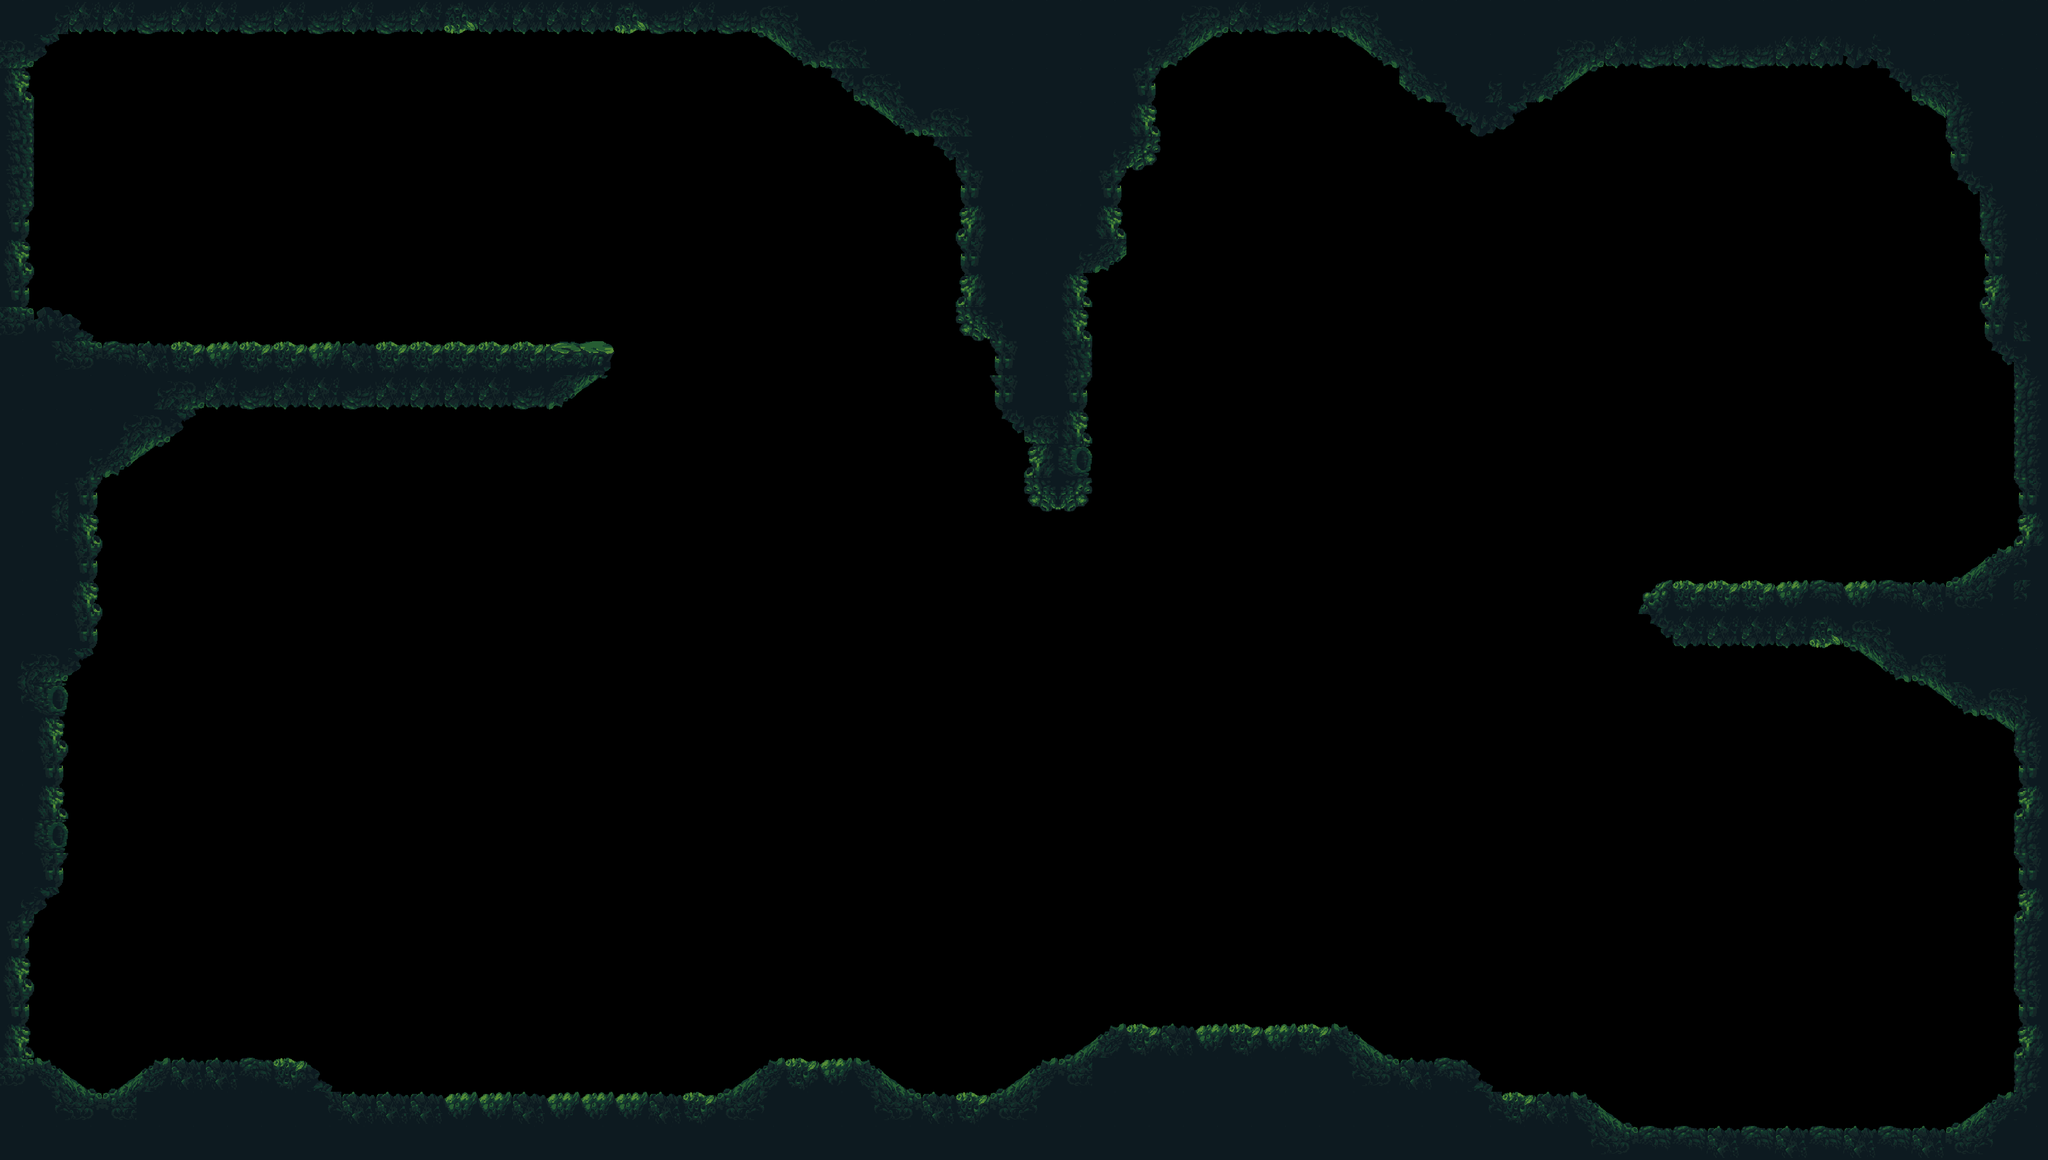

This is a level from a 2D game, rendered from its Tiled map with the project's own tilesets. A one-line summary and the complete map file follow:
An orthogonal 60x34 tile map with 64x64 px tiles, 1 tile layer (Tile Layer 1).

<map version="1.10" tiledversion="1.11.2" orientation="orthogonal" renderorder="right-down" width="60" height="34" tilewidth="64" tileheight="64" infinite="0" nextlayerid="3" nextobjectid="1">
 <editorsettings>
  <export target="map.csv" format="csv" />
 </editorsettings>
 <tileset firstgid="1" source="tiles/tileset.tsx" />
 <layer id="1" name="Tile Layer 1" width="60" height="34">
  <data encoding="csv">
6,51,18,18,17,18,18,17,18,17,18,17,18,26,18,18,18,18,26,17,18,17,49,50,6,6,6,6,6,6,6,6,6,6,51,52,18,17,18,49,50,6,6,6,6,6,6,6,6,6,6,6,6,6,6,6,6,6,6,6,
52,39,0,0,0,0,0,0,0,0,0,0,0,0,0,0,0,0,0,0,0,0,53,54,49,50,6,6,6,6,6,6,6,51,55,56,0,0,0,53,54,50,6,6,6,51,52,18,17,18,17,17,18,18,38,50,6,6,6,6,
36,0,0,0,0,0,0,0,0,0,0,0,0,0,0,0,0,0,0,0,0,0,0,0,37,49,50,6,6,6,6,6,6,40,0,0,0,0,0,0,0,54,50,51,51,55,56,0,0,0,0,0,0,0,0,37,49,50,6,6,
7,0,0,0,0,0,0,0,0,0,0,0,0,0,0,0,0,0,0,0,0,0,0,0,0,53,54,49,50,6,6,6,6,36,0,0,0,0,0,0,0,0,37,38,39,0,0,0,0,0,0,0,0,0,0,0,53,5,6,6,
7,0,0,0,0,0,0,0,0,0,0,0,0,0,0,0,0,0,0,0,0,0,0,0,0,0,0,37,50,6,6,6,51,64,0,0,0,0,0,0,0,0,0,0,0,0,0,0,0,0,0,0,0,0,0,0,0,32,6,6,
7,0,0,0,0,0,0,0,0,0,0,0,0,0,0,0,0,0,0,0,0,0,0,0,0,0,0,0,32,6,6,6,40,0,0,0,0,0,0,0,0,0,0,0,0,0,0,0,0,0,0,0,0,0,0,0,0,37,50,6,
40,0,0,0,0,0,0,0,0,0,0,0,0,0,0,0,0,0,0,0,0,0,0,0,0,0,0,0,28,6,6,6,36,0,0,0,0,0,0,0,0,0,0,0,0,0,0,0,0,0,0,0,0,0,0,0,0,0,5,6,
36,0,0,0,0,0,0,0,0,0,0,0,0,0,0,0,0,0,0,0,0,0,0,0,0,0,0,0,32,6,6,51,55,0,0,0,0,0,0,0,0,0,0,0,0,0,0,0,0,0,0,0,0,0,0,0,0,0,32,6,
40,0,0,0,0,0,0,0,0,0,0,0,0,0,0,0,0,0,0,0,0,0,0,0,0,0,0,0,28,6,6,36,0,0,0,0,0,0,0,0,0,0,0,0,0,0,0,0,0,0,0,0,0,0,0,0,0,0,28,6,
48,58,59,0,0,0,0,0,0,0,0,0,0,0,0,0,0,0,0,0,0,0,0,0,0,0,0,0,60,50,6,36,0,0,0,0,0,0,0,0,0,0,0,0,0,0,0,0,0,0,0,0,0,0,0,0,0,0,32,50,
6,47,48,29,30,22,21,22,22,21,30,22,22,22,22,22,34,35,0,0,0,0,0,0,0,0,0,0,0,32,6,7,0,0,0,0,0,0,0,0,0,0,0,0,0,0,0,0,0,0,0,0,0,0,0,0,0,0,37,50,
6,6,6,6,51,52,18,17,18,18,17,18,18,18,18,17,55,56,0,0,0,0,0,0,0,0,0,0,0,32,6,40,0,0,0,0,0,0,0,0,0,0,0,0,0,0,0,0,0,0,0,0,0,0,0,0,0,0,0,5,
6,6,6,51,52,39,0,0,0,0,0,0,0,0,0,0,0,0,0,0,0,0,0,0,0,0,0,0,0,37,49,36,0,0,0,0,0,0,0,0,0,0,0,0,0,0,0,0,0,0,0,0,0,0,0,0,0,0,0,5,
6,6,51,55,56,0,0,0,0,0,0,0,0,0,0,0,0,0,0,0,0,0,0,0,0,0,0,0,0,0,28,20,0,0,0,0,0,0,0,0,0,0,0,0,0,0,0,0,0,0,0,0,0,0,0,0,0,0,0,5,
6,51,40,0,0,0,0,0,0,0,0,0,0,0,0,0,0,0,0,0,0,0,0,0,0,0,0,0,0,0,60,64,0,0,0,0,0,0,0,0,0,0,0,0,0,0,0,0,0,0,0,0,0,0,0,0,0,0,0,32,
6,47,36,0,0,0,0,0,0,0,0,0,0,0,0,0,0,0,0,0,0,0,0,0,0,0,0,0,0,0,0,0,0,0,0,0,0,0,0,0,0,0,0,0,0,0,0,0,0,0,0,0,0,0,0,0,0,0,0,28,
6,6,40,0,0,0,0,0,0,0,0,0,0,0,0,0,0,0,0,0,0,0,0,0,0,0,0,0,0,0,0,0,0,0,0,0,0,0,0,0,0,0,0,0,0,0,0,0,0,0,0,0,0,0,0,0,0,41,42,46,
6,6,36,0,0,0,0,0,0,0,0,0,0,0,0,0,0,0,0,0,0,0,0,0,0,0,0,0,0,0,0,0,0,0,0,0,0,0,0,0,0,0,0,0,0,0,0,0,24,22,22,22,21,29,21,29,30,45,46,46,
6,6,40,0,0,0,0,0,0,0,0,0,0,0,0,0,0,0,0,0,0,0,0,0,0,0,0,0,0,0,0,0,0,0,0,0,0,0,0,0,0,0,0,0,0,0,0,0,37,18,18,18,18,26,49,50,6,6,6,6,
51,52,39,0,0,0,0,0,0,0,0,0,0,0,0,0,0,0,0,0,0,0,0,0,0,0,0,0,0,0,0,0,0,0,0,0,0,0,0,0,0,0,0,0,0,0,0,0,0,0,0,0,0,0,53,54,49,6,6,6,
47,20,0,0,0,0,0,0,0,0,0,0,0,0,0,0,0,0,0,0,0,0,0,0,0,0,0,0,0,0,0,0,0,0,0,0,0,0,0,0,0,0,0,0,0,0,0,0,0,0,0,0,0,0,0,0,53,54,49,50,
6,36,0,0,0,0,0,0,0,0,0,0,0,0,0,0,0,0,0,0,0,0,0,0,0,0,0,0,0,0,0,0,0,0,0,0,0,0,0,0,0,0,0,0,0,0,0,0,0,0,0,0,0,0,0,0,0,0,53,5,
6,40,0,0,0,0,0,0,0,0,0,0,0,0,0,0,0,0,0,0,0,0,0,0,0,0,0,0,0,0,0,0,0,0,0,0,0,0,0,0,0,0,0,0,0,0,0,0,0,0,0,0,0,0,0,0,0,0,0,32,
6,36,0,0,0,0,0,0,0,0,0,0,0,0,0,0,0,0,0,0,0,0,0,0,0,0,0,0,0,0,0,0,0,0,0,0,0,0,0,0,0,0,0,0,0,0,0,0,0,0,0,0,0,0,0,0,0,0,0,28,
6,20,0,0,0,0,0,0,0,0,0,0,0,0,0,0,0,0,0,0,0,0,0,0,0,0,0,0,0,0,0,0,0,0,0,0,0,0,0,0,0,0,0,0,0,0,0,0,0,0,0,0,0,0,0,0,0,0,0,5,
6,40,0,0,0,0,0,0,0,0,0,0,0,0,0,0,0,0,0,0,0,0,0,0,0,0,0,0,0,0,0,0,0,0,0,0,0,0,0,0,0,0,0,0,0,0,0,0,0,0,0,0,0,0,0,0,0,0,0,32,
51,39,0,0,0,0,0,0,0,0,0,0,0,0,0,0,0,0,0,0,0,0,0,0,0,0,0,0,0,0,0,0,0,0,0,0,0,0,0,0,0,0,0,0,0,0,0,0,0,0,0,0,0,0,0,0,0,0,0,28,
40,0,0,0,0,0,0,0,0,0,0,0,0,0,0,0,0,0,0,0,0,0,0,0,0,0,0,0,0,0,0,0,0,0,0,0,0,0,0,0,0,0,0,0,0,0,0,0,0,0,0,0,0,0,0,0,0,0,0,5,
36,0,0,0,0,0,0,0,0,0,0,0,0,0,0,0,0,0,0,0,0,0,0,0,0,0,0,0,0,0,0,0,0,0,0,0,0,0,0,0,0,0,0,0,0,0,0,0,0,0,0,0,0,0,0,0,0,0,0,5,
40,0,0,0,0,0,0,0,0,0,0,0,0,0,0,0,0,0,0,0,0,0,0,0,0,0,0,0,0,0,0,0,0,0,0,0,0,0,0,0,0,0,0,0,0,0,0,0,0,0,0,0,0,0,0,0,0,0,0,32,
36,0,0,0,0,0,0,0,0,0,0,0,0,0,0,0,0,0,0,0,0,0,0,0,0,0,0,0,0,0,0,41,42,22,30,21,22,21,22,43,44,0,0,0,0,0,0,0,0,0,0,0,0,0,0,0,0,0,0,28,
48,43,44,41,42,30,30,29,22,59,0,0,0,0,0,0,0,0,0,0,0,41,42,22,21,43,44,0,0,41,42,45,6,6,6,6,6,6,6,47,48,30,29,59,0,0,0,0,0,0,0,0,0,0,0,0,0,0,0,5,
6,47,48,45,6,6,6,6,6,47,30,30,30,21,21,30,21,21,21,30,22,45,46,6,6,47,48,30,22,45,46,6,6,6,6,6,6,6,6,6,6,6,6,47,22,30,43,44,0,0,0,0,0,0,0,0,0,41,42,46,
6,6,6,6,6,6,6,6,6,6,6,6,6,6,6,6,6,6,6,6,6,6,6,6,6,6,6,6,6,6,6,6,6,6,6,6,6,6,6,6,6,6,6,6,6,6,47,48,29,29,30,29,30,29,30,29,30,45,46,6
</data>
 </layer>
 <objectgroup id="2" name="Object Layer 1" />
</map>
